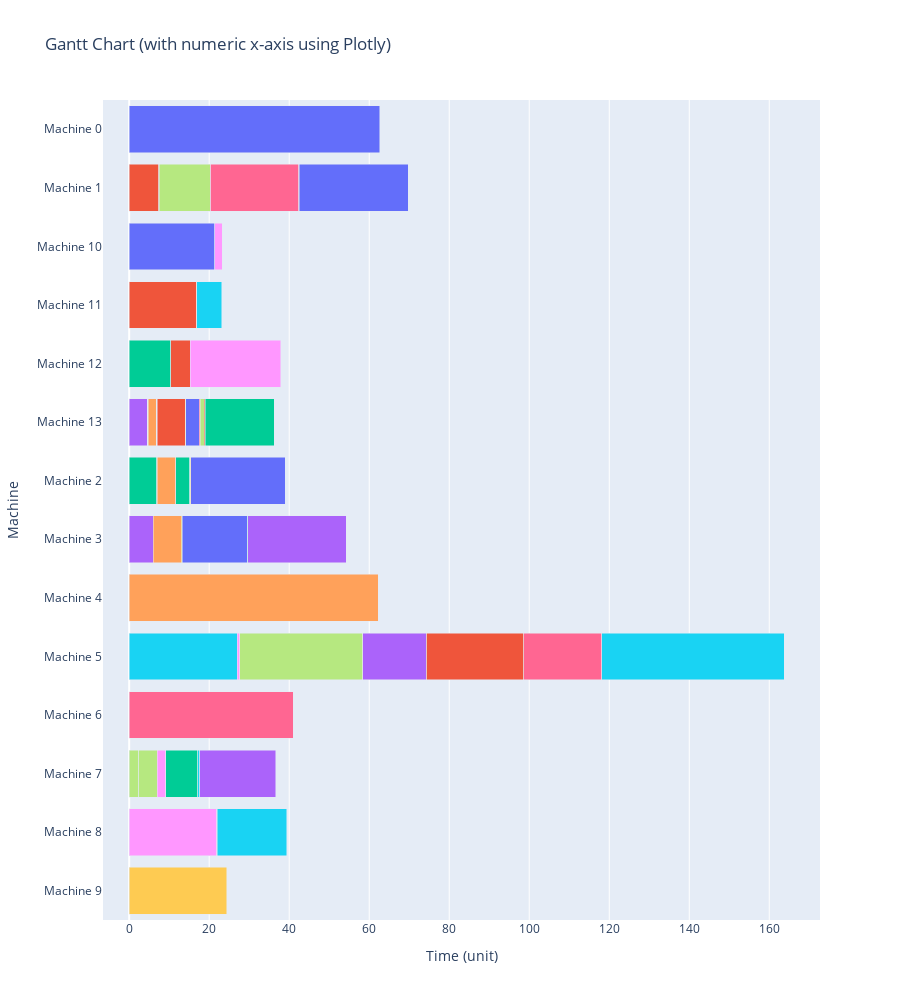

Notebook source saved alongside this figure:
### Code cell
import plotly.express as px
import plotly.graph_objects as go
import pandas as pd

ganttData = []
for j in range(J):
    idxMachine = int(np.argmax(z.value[j], axis=0))
    
    # 직전 할당된 job과 pcard 차이가 있는지 확인인
    if (j >= M): 
        arrayZ = z[:, idxMachine].value
        idxBeforeJob = np.where(arrayZ[:j])[0][-1]
        if (matrixPcard[idxBeforeJob] != matrixPcard[j]):
            ganttData.append({
            'Job': f'Setup {j}',
            'Priority': priority[j],
            'Pcard': matrixPcard[j],
            'Start': float(C.value[j] - p[j] - st),
            'End': float(C.value[j] - p[j]),
            'Machine': f'Machine {idxMachine}'
        })
    ganttData.append({
        'Job': f'Job {j}',
        'Priority': priority[j],
        'Pcard': matrixPcard[j],
        'Start': float(C.value[j] - p[j]),
        'End': float(C.value[j]),
        'Machine': f'Machine {idxMachine}'
    })
dfGantt = pd.DataFrame(ganttData)

machine_list = sorted(dfGantt['Machine'].unique())
machine_to_y = {machine: idx for idx, machine in enumerate(machine_list)}

# Plotly 그래프 객체 초기화
fig = go.Figure()

# 각 작업/Setup을 개별 막대로 그림
for _, row in dfGantt.iterrows():
    fig.add_trace(go.Bar(
        x=[row['End'] - row['Start']],
        y=[machine_to_y[row['Machine']]],
        base=[row['Start']],
        orientation='h',
        name=row['Job'],
        hovertext=f"{row['Job']}: {row['Start']} ~ {row['End']} | {row['Priority']} | {row['Pcard']}",
        hoverinfo='text',
        # marker_color='lightcoral' if 'Setup' in row['Job'] else 'skyblue',
        showlegend=False
    ))

# y축 설정
fig.update_yaxes(
    tickvals=list(machine_to_y.values()),
    ticktext=list(machine_to_y.keys()),
    title='Machine',
    autorange='reversed'
)

# x축 수치형으로 설정
fig.update_xaxes(title='Time (unit)', type='linear')

# 기타 레이아웃
fig.update_layout(
    title='Gantt Chart (with numeric x-axis using Plotly)',
    barmode='stack',
    height=300 + 50 * len(machine_to_y)
)

fig.show()

### Figure 1 — Plotly figure (JSON) as saved in the notebook; plotly's stock layout.template omitted (floating-point values rounded to 4 significant figures)
{"data": [{"base": [0], "hoverinfo": "text", "hovertext": "Job 0: 0.0 ~ 62.603500758682564 | [0] | ['AV44']", "name": "Job 0", "orientation": "h", "showlegend": false, "type": "bar", "x": [62.6], "y": [0]}, {"base": [0], "hoverinfo": "text", "hovertext": "Job 1: 0.0 ~ 7.32651340744421 | [0] | ['AV44']", "name": "Job 1", "orientation": "h", "showlegend": false, "type": "bar", "x": [7.327], "y": [1]}, {"base": [0], "hoverinfo": "text", "hovertext": "Job 2: 0.0 ~ 6.8614065251792695 | [0] | ['AV44']", "name": "Job 2", "orientation": "h", "showlegend": false, "type": "bar", "x": [6.861], "y": [6]}, {"base": [0], "hoverinfo": "text", "hovertext": "Job 3: 0.0 ~ 6.07189249868782 | [0] | ['AV44']", "name": "Job 3", "orientation": "h", "showlegend": false, "type": "bar", "x": [6.072], "y": [7]}, {"base": [0], "hoverinfo": "text", "hovertext": "Job 4: 0.0 ~ 62.26696118728632 | [0] | ['AV44']", "name": "Job 4", "orientation": "h", "showlegend": false, "type": "bar", "x": [62.27], "y": [8]}, {"base": [0], "hoverinfo": "text", "hovertext": "Job 5: 0.0 ~ 27.041189320560505 | [5] | ['AV44']", "name": "Job 5", "orientation": "h", "showlegend": false, "type": "bar", "x": [27.04], "y": [9]}, {"base": [0], "hoverinfo": "text", "hovertext": "Job 6: 0.0 ~ 40.967001768433136 | [0] | ['AV44']", "name": "Job 6", "orientation": "h", "showlegend": false, "type": "bar", "x": [40.97], "y": [10]}, {"base": [0], "hoverinfo": "text", "hovertext": "Job 7: 0.0 ~ 2.4156528635132917 | [0] | ['AV44']", "name": "Job 7", "orientation": "h", "showlegend": false, "type": "bar", "x": [2.416], "y": [11]}, {"base": [0], "hoverinfo": "text", "hovertext": "Job 8: 0.0 ~ 21.87740222596287 | [5] | ['FF44']", "name": "Job 8", "orientation": "h", "showlegend": false, "type": "bar", "x": [21.88], "y": [12]}, {"base": [0], "hoverinfo": "text", "hovertext": "Job 9: 0.0 ~ 24.367630278909548 | [0] | ['AV44']", "name": "Job 9", "orientation": "h", "showlegend": false, "type": "bar", "x": [24.37], "y": [13]}, {"base": [0], "hoverinfo": "text", "hovertext": "Job 10: 0.0 ~ 21.4181005729638 | [0] | ['FF44']", "name": "Job 10", "orientation": "h", "showlegend": false, "type": "bar", "x": [21.42], "y": [2]}, {"base": [0], "hoverinfo": "text", "hovertext": "Job 11: 0.0 ~ 16.71709572723761 | [0] | ['FF44']", "name": "Job 11", "orientation": "h", "showlegend": false, "type": "bar", "x": [16.72], "y": [3]}, {"base": [0], "hoverinfo": "text", "hovertext": "Job 12: 0.0 ~ 10.386400899502974 | [0] | ['FF44']", "name": "Job 12", "orientation": "h", "showlegend": false, "type": "bar", "x": [10.39], "y": [4]}, {"base": [0], "hoverinfo": "text", "hovertext": "Job 13: 0.0 ~ 4.561150834950472 | [0] | ['FF44']", "name": "Job 13", "orientation": "h", "showlegend": false, "type": "bar", "x": [4.561], "y": [5]}, {"base": [6.072], "hoverinfo": "text", "hovertext": "Job 14: 6.071892498687918 ~ 13.05046941445187 | [0] | ['AV44']", "name": "Job 14", "orientation": "h", "showlegend": false, "type": "bar", "x": [6.979], "y": [7]}, {"base": [20.06], "hoverinfo": "text", "hovertext": "Setup 15: 20.05820855730143 ~ 20.21820855730143 | [0] | ['FF44']", "name": "Setup 15", "orientation": "h", "showlegend": false, "type": "bar", "x": [0.16], "y": [1]}, {"base": [20.22], "hoverinfo": "text", "hovertext": "Job 15: 20.21820855730143 ~ 42.33615253933136 | [0] | ['FF44']", "name": "Job 15", "orientation": "h", "showlegend": false, "type": "bar", "x": [22.12], "y": [1]}, {"base": [2.416], "hoverinfo": "text", "hovertext": "Job 16: 2.4156528635133263 ~ 6.956695266201795 | [0] | ['AV44']", "name": "Job 16", "orientation": "h", "showlegend": false, "type": "bar", "x": [4.541], "y": [11]}, {"base": [27.04], "hoverinfo": "text", "hovertext": "Job 17: 27.04118932056075 ~ 27.589926945851403 | [6] | ['AV44']", "name": "Job 17", "orientation": "h", "showlegend": false, "type": "bar", "x": [0.5487], "y": [9]}, {"base": [13.05], "hoverinfo": "text", "hovertext": "Setup 18: 13.050469414451698 ~ 13.210469414451698 | [0] | ['FF44']", "name": "Setup 18", "orientation": "h", "showlegend": false, "type": "bar", "x": [0.16], "y": [7]}, {"base": [13.21], "hoverinfo": "text", "hovertext": "Job 18: 13.210469414451698 ~ 29.49431401135496 | [0] | ['FF44']", "name": "Job 18", "orientation": "h", "showlegend": false, "type": "bar", "x": [16.28], "y": [7]}, {"base": [74.26], "hoverinfo": "text", "hovertext": "Job 19: 74.25677911198676 ~ 98.68891360987618 | [0] | ['AV44']", "name": "Job 19", "orientation": "h", "showlegend": false, "type": "bar", "x": [24.43], "y": [9]}, {"base": [29.49], "hoverinfo": "text", "hovertext": "Setup 20: 29.49431401135501 ~ 29.65431401135501 | [0] | ['AV44']", "name": "Setup 20", "orientation": "h", "showlegend": false, "type": "bar", "x": [0.16], "y": [7]}, {"base": [29.65], "hoverinfo": "text", "hovertext": "Job 20: 29.65431401135501 ~ 54.20745383705196 | [0] | ['AV44']", "name": "Job 20", "orientation": "h", "showlegend": false, "type": "bar", "x": [24.55], "y": [7]}, {"base": [21.88], "hoverinfo": "text", "hovertext": "Setup 21: 21.877402225963003 ~ 22.037402225963003 | [0] | ['AV44']", "name": "Setup 21", "orientation": "h", "showlegend": false, "type": "bar", "x": [0.16], "y": [12]}, {"base": [22.04], "hoverinfo": "text", "hovertext": "Job 21: 22.037402225963003 ~ 39.38276062592081 | [0] | ['AV44']", "name": "Job 21", "orientation": "h", "showlegend": false, "type": "bar", "x": [17.35], "y": [12]}, {"base": [98.69], "hoverinfo": "text", "hovertext": "Job 22: 98.68891360987598 ~ 118.07454503084409 | [0] | ['AV44']", "name": "Job 22", "orientation": "h", "showlegend": false, "type": "bar", "x": [19.39], "y": [9]}, {"base": [27.59], "hoverinfo": "text", "hovertext": "Job 23: 27.589926945851445 ~ 58.402049948540935 | [6] | ['AV44']", "name": "Job 23", "orientation": "h", "showlegend": false, "type": "bar", "x": [30.81], "y": [9]}, {"base": [6.957], "hoverinfo": "text", "hovertext": "Job 24: 6.956695266201679 ~ 9.14165649019981 | [0] | ['AV44']", "name": "Job 24", "orientation": "h", "showlegend": false, "type": "bar", "x": [2.185], "y": [11]}, {"base": [42.34], "hoverinfo": "text", "hovertext": "Setup 25: 42.33615253933148 ~ 42.496152539331476 | [0] | ['AV44']", "name": "Setup 25", "orientation": "h", "showlegend": false, "type": "bar", "x": [0.16], "y": [1]}, {"base": [42.5], "hoverinfo": "text", "hovertext": "Job 25: 42.496152539331476 ~ 69.81066146596481 | [0] | ['AV44']", "name": "Job 25", "orientation": "h", "showlegend": false, "type": "bar", "x": [27.31], "y": [1]}, {"base": [6.96], "hoverinfo": "text", "hovertext": "Job 26: 6.959901044756269 ~ 13.980586967422598 | [0] | ['FF44']", "name": "Job 26", "orientation": "h", "showlegend": false, "type": "bar", "x": [7.021], "y": [5]}, {"base": [9.142], "hoverinfo": "text", "hovertext": "Job 27: 9.141656490199601 ~ 17.13874686625616 | [0] | ['AV44']", "name": "Job 27", "orientation": "h", "showlegend": false, "type": "bar", "x": [7.997], "y": [11]}, {"base": [6.861], "hoverinfo": "text", "hovertext": "Setup 28: 6.861406525179092 ~ 7.021406525179092 | [0] | ['FF44']", "name": "Setup 28", "orientation": "h", "showlegend": false, "type": "bar", "x": [0.16], "y": [6]}, {"base": [7.021], "hoverinfo": "text", "hovertext": "Job 28: 7.021406525179092 ~ 11.649006303323176 | [0] | ['FF44']", "name": "Job 28", "orientation": "h", "showlegend": false, "type": "bar", "x": [4.628], "y": [6]}, {"base": [17.14], "hoverinfo": "text", "hovertext": "Job 29: 17.13874686625636 ~ 17.65135482571225 | [0] | ['AV44']", "name": "Job 29", "orientation": "h", "showlegend": false, "type": "bar", "x": [0.5126], "y": [11]}, {"base": [7.327], "hoverinfo": "text", "hovertext": "Setup 30: 7.326513407444246 ~ 7.486513407444246 | [2] | ['FF44']", "name": "Setup 30", "orientation": "h", "showlegend": false, "type": "bar", "x": [0.16], "y": [1]}, {"base": [7.487], "hoverinfo": "text", "hovertext": "Job 30: 7.486513407444246 ~ 20.218208557301523 | [2] | ['FF44']", "name": "Job 30", "orientation": "h", "showlegend": false, "type": "bar", "x": [12.73], "y": [1]}, {"base": [21.42], "hoverinfo": "text", "hovertext": "Job 31: 21.418100572963674 ~ 23.225988213740038 | [0] | ['FF44']", "name": "Job 31", "orientation": "h", "showlegend": false, "type": "bar", "x": [1.808], "y": [2]}, {"base": [13.98], "hoverinfo": "text", "hovertext": "Setup 32: 13.980586967422674 ~ 14.140586967422674 | [0] | ['AV44']", "name": "Setup 32", "orientation": "h", "showlegend": false, "type": "bar", "x": [0.16], "y": [5]}, {"base": [14.14], "hoverinfo": "text", "hovertext": "Job 32: 14.140586967422674 ~ 17.56103657923427 | [0] | ['AV44']", "name": "Job 32", "orientation": "h", "showlegend": false, "type": "bar", "x": [3.42], "y": [5]}, {"base": [10.39], "hoverinfo": "text", "hovertext": "Job 33: 10.38640089950308 ~ 15.299420504713453 | [5] | ['FF44']", "name": "Job 33", "orientation": "h", "showlegend": false, "type": "bar", "x": [4.913], "y": [4]}, {"base": [11.65], "hoverinfo": "text", "hovertext": "Job 34: 11.64900630332334 ~ 15.165309903610478 | [0] | ['FF44']", "name": "Job 34", "orientation": "h", "showlegend": false, "type": "bar", "x": [3.516], "y": [6]}, {"base": [58.4], "hoverinfo": "text", "hovertext": "Job 35: 58.402049948540856 ~ 74.25677911198682 | [4] | ['AV44']", "name": "Job 35", "orientation": "h", "showlegend": false, "type": "bar", "x": [15.85], "y": [9]}, {"base": [16.72], "hoverinfo": "text", "hovertext": "Setup 36: 16.717095727237613 ~ 16.877095727237613 | [4] | ['AV44']", "name": "Setup 36", "orientation": "h", "showlegend": false, "type": "bar", "x": [0.16], "y": [3]}, {"base": [16.88], "hoverinfo": "text", "hovertext": "Job 36: 16.877095727237613 ~ 23.15525394976817 | [4] | ['AV44']", "name": "Job 36", "orientation": "h", "showlegend": false, "type": "bar", "x": [6.278], "y": [3]}, {"base": [17.56], "hoverinfo": "text", "hovertext": "Setup 37: 17.56103657923445 ~ 17.72103657923445 | [0] | ['FF44']", "name": "Setup 37", "orientation": "h", "showlegend": false, "type": "bar", "x": [0.16], "y": [5]}, {"base": [17.72], "hoverinfo": "text", "hovertext": "Job 37: 17.72103657923445 ~ 18.800980116863457 | [0] | ['FF44']", "name": "Job 37", "orientation": "h", "showlegend": false, "type": "bar", "x": [1.08], "y": [5]}, {"base": [15.3], "hoverinfo": "text", "hovertext": "Job 38: 15.299420504713332 ~ 37.860072444619625 | [0] | ['FF44']", "name": "Job 38", "orientation": "h", "showlegend": false, "type": "bar", "x": [22.56], "y": [4]}, {"base": [15.17], "hoverinfo": "text", "hovertext": "Setup 39: 15.165309903610492 ~ 15.325309903610492 | [0] | ['AV44']", "name": "Setup 39", "orientation": "h", "showlegend": false, "type": "bar", "x": [0.16], "y": [6]}, {"base": [15.33], "hoverinfo": "text", "hovertext": "Job 39: 15.325309903610492 ~ 39.0081556778257 | [0] | ['AV44']", "name": "Job 39", "orientation": "h", "showlegend": false, "type": "bar", "x": [23.68], "y": [6]}, {"base": [18.8], "hoverinfo": "text", "hovertext": "Setup 40: 18.80098011686368 ~ 18.96098011686368 | [0] | ['AV44']", "name": "Setup 40", "orientation": "h", "showlegend": false, "type": "bar", "x": [0.16], "y": [5]}, {"base": [18.96], "hoverinfo": "text", "hovertext": "Job 40: 18.96098011686368 ~ 36.221564930954855 | [0] | ['AV44']", "name": "Job 40", "orientation": "h", "showlegend": false, "type": "bar", "x": [17.26], "y": [5]}, {"base": [17.65], "hoverinfo": "text", "hovertext": "Job 41: 17.65135482571231 ~ 36.62535377700226 | [0] | ['AV44']", "name": "Job 41", "orientation": "h", "showlegend": false, "type": "bar", "x": [18.97], "y": [11]}, {"base": [4.721], "hoverinfo": "text", "hovertext": "Job 42: 4.721150834950276 ~ 6.799901044756325 | [6] | ['AV44']", "name": "Job 42", "orientation": "h", "showlegend": false, "type": "bar", "x": [2.079], "y": [5]}, {"base": [118.1], "hoverinfo": "text", "hovertext": "Job 43: 118.07454503084406 ~ 163.71959087780306 | [0] | ['AV44']", "name": "Job 43", "orientation": "h", "showlegend": false, "type": "bar", "x": [45.65], "y": [9]}], "layout": {"barmode": "stack", "height": 1000, "title": {"text": "Gantt Chart (with numeric x-axis using Plotly)"}, "xaxis": {"title": {"text": "Time (unit)"}, "type": "linear"}, "yaxis": {"autorange": "reversed", "ticktext": ["Machine 0", "Machine 1", "Machine 10", "Machine 11", "Machine 12", "Machine 13", "Machine 2", "Machine 3", "Machine 4", "Machine 5", "Machine 6", "Machine 7", "Machine 8", "Machine 9"], "tickvals": [0, 1, 2, 3, 4, 5, 6, 7, 8, 9, 10, 11, 12, 13], "title": {"text": "Machine"}}}}
